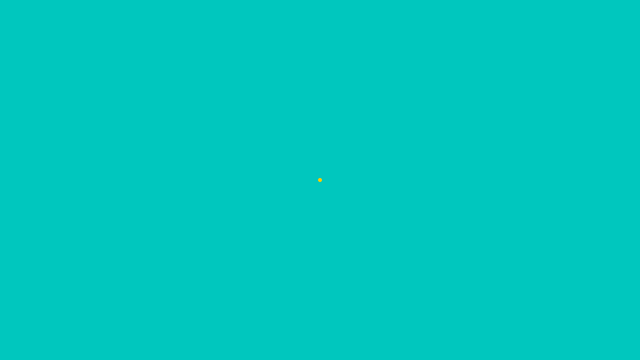
Frame 1 (no input)
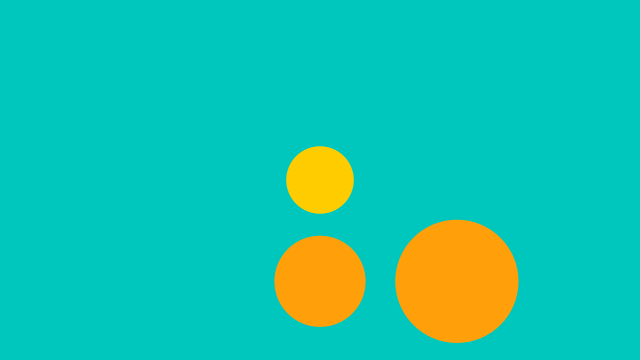
Frame 60 (the mouse pressed at the canvas centre just before this capture)
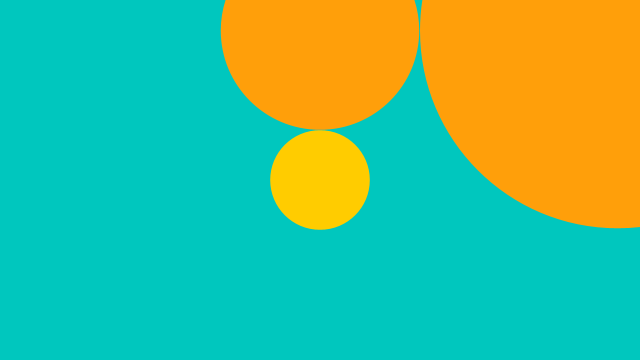
Frame 120 (the mouse held since frame 60 and released just before this capture)

The Processing sketch that drew these frames (run headless with seeded random() and noise(); from frame 60 on, the mouse is pressed at the canvas centre):

// Processing sketch: Scale
// ── Scale.pde
float i = 0.0;
float h = 0.0;

void setup() {
  size(640, 360);
  noStroke();
  ellipseMode(CENTER);
  frameRate(30);
}

void draw() {
  
  background(0,199,190);
  
  i += 0.04;
  h = sin(i)*2;
  
  //translate(width/2, height/2);
  translate(320, 180);
  scale(h); 
  fill(255,204,0);
  ellipse(0, 0, 50, 50); 
  
  translate(0, 75);
  fill(255,159,10);
  scale(h);
  ellipse(0, 0, 50, 50);    
  
  translate(75, 0);
  fill(255,159,10);
  scale(h);
  ellipse(0, 0, 50, 50);  
  
  print("\n");
  print(h);
}
